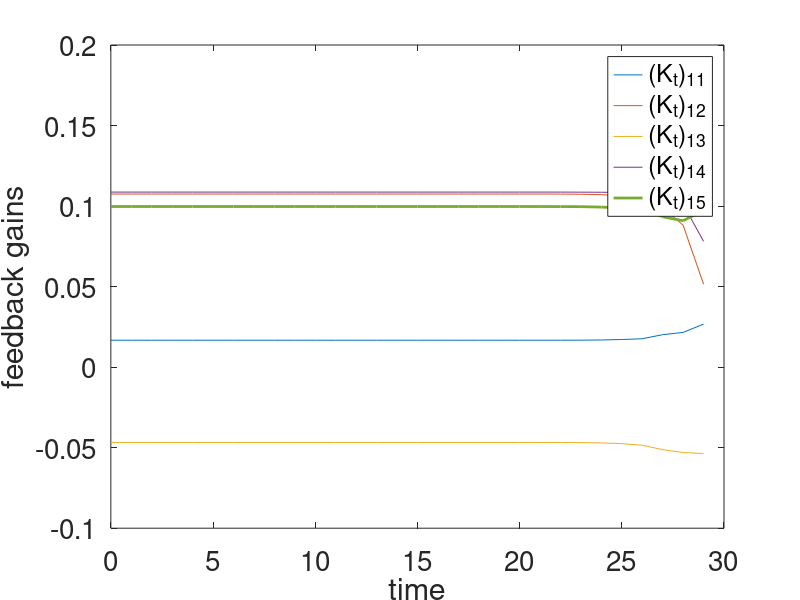
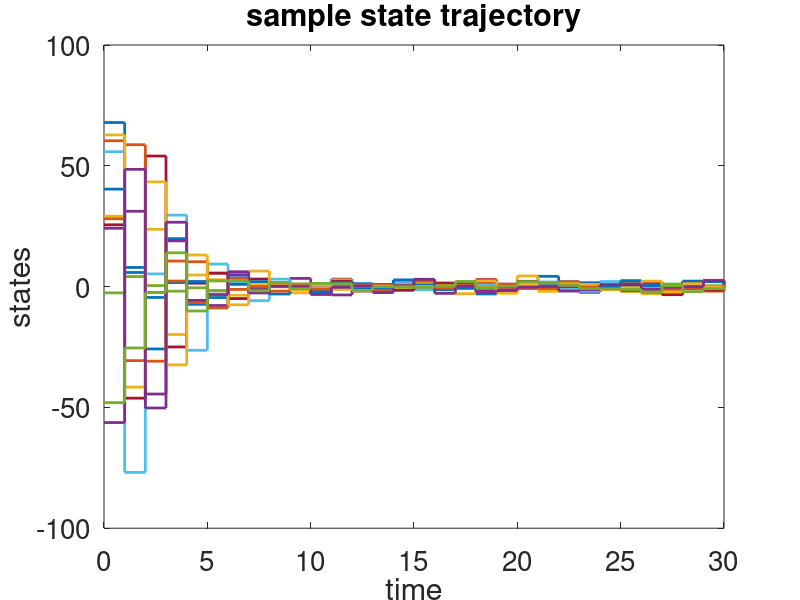
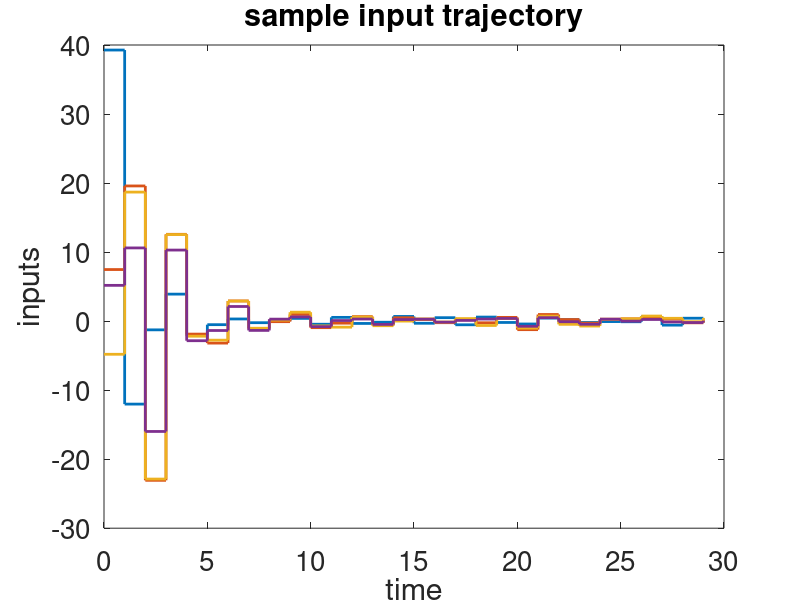
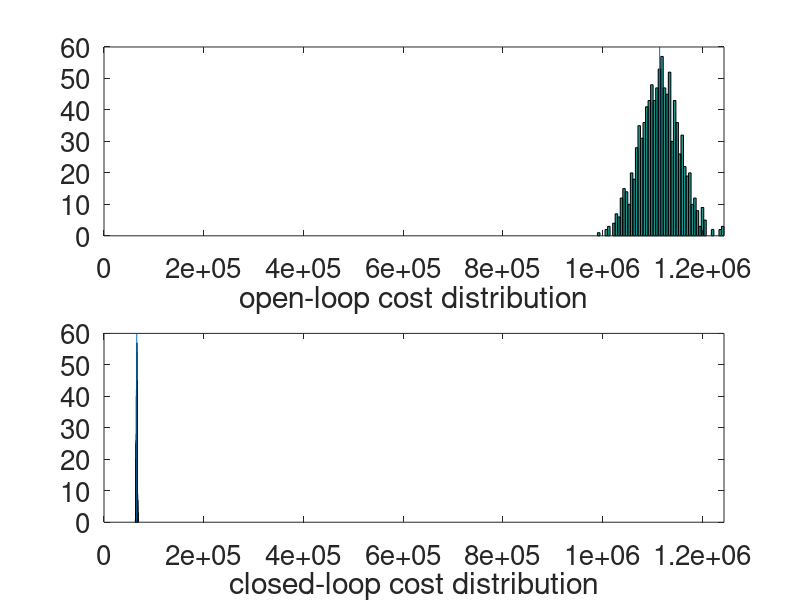

Source code (MATLAB) for these figures, in order:
% stochastic optimal control examples
close all;

% problem data
n = 12;
m = 4;
T = 30;

x0 = 40*randn(n,1);

A = randn(n,n); 
A = A/(0.+max(abs(eig(A))));
B = randn(n,m);

Q = 1*eye(n);
QT = 1*eye(n);
R = 1*eye(m);

W = 0.1*eye(n);

%% optimal closed-loop feedback policy
P = zeros(n,n,T+1);
r = zeros(1,T+1);
K = zeros(m,n,T);

tic;

P(:,:,T+1) = QT;

for i=T:-1:1
    P(:,:,i) = Q + A'*(P(:,:,i+1) - P(:,:,i+1)*B*inv(B'*P(:,:,i+1)*B + R)*B'*P(:,:,i+1))*A;
    r(i) = r(i+1) + trace(P(:,:,i+1)*W);
    K(:,:,i) = -inv(B'*P(:,:,i+1)*B + R)*B'*P(:,:,i+1)*A;
end

toc;

%% optimal open-loop control sequence
G = zeros(n*T,n);
% H = zeros(n*T,m*T);
H = eye(n*T);
BB = kron(eye(T),B*R^(-0.5));

for i=1:T
    G((i-1)*n+1:n*i,:) = Q^(0.5)*A^i;
end

for i=1:T
    for j=1:T
        if i > j
            H((i-1)*n+1:n*i,(j-1)*n+1:n*j) = Q^(0.5)*A^(i-j);
        end
    end
end

HH = H*BB;

ustar = -(eye(T*m) + HH'*HH)\HH'*G*x0;

%%
plot(0:T-1,reshape(K(1,1,:),T,1), 0:T-1, reshape(K(1,2,:),T,1), 0:T-1, reshape(K(1,3,:),T,1), 0:T-1, reshape(K(1,4,:),T,1), 0:T-1, reshape(K(1,5,:),T,1),'LineWidth',2)
xlabel('time');
ylabel('feedback gains');
legend('(K_t)_{11}', '(K_t)_{12}', '(K_t)_{13}', '(K_t)_{14}', '(K_t)_{15}')
set(gca, 'fontsize', 20);

% simulate without noise
x = zeros(n,T+1);
u = zeros(m,T);
J = zeros(T+1,1);
J(i) = x0'*x0;
x(:,1) = x0;

for i=2:T+1
    u(:,i-1) = K(:,:,i-1)*x(:,i-1);
    x(:,i) = (A + B*K(:,:,i-1))*x(:,i-1);
    J(i) = x(:,i)'*x(:,i) + u(:,i-1)'*u(:,i-1);
end

% cost of open loop policy on deterministic system
Jstar = sum(J);
x0'*P(:,:,1)*x0; % should be same as Jstar


% Monte Carlo simulation with Ns noise sequence samples
Ns = 1000;
xstoch = zeros(n,T+1,Ns);
ustoch = zeros(m,T,Ns);
Jstoch = zeros(T+1,Ns);
Jstoch(1,:) = x0'*x0;
w = randn(n,T,Ns);

for i=1:Ns
    xstoch(:,1,i) = x0;
    for j=2:T+1
        ustoch(:,j-1,i) = K(:,:,j-1)*xstoch(:,j-1,i);
        xstoch(:,j,i) = (A + B*K(:,:,j-1))*xstoch(:,j-1,i) + w(:,j-1,i);
        Jstoch(j,i) = xstoch(:,j,i)'*xstoch(:,j,i) + ustoch(:,j-1,i)'*ustoch(:,j-1,i);
    end
end

% plot sample trajectory
figure;
stairs(0:T,xstoch(:,:,1)','LineWidth',2)
set(gca, 'fontsize', 20);
xlabel('time');
ylabel('states');
title('sample state trajectory');

figure;
stairs(0:T-1,ustoch(:,:,1)','LineWidth',2)
set(gca, 'fontsize', 20);
xlabel('time');
ylabel('inputs');
title('sample input trajectory');


% cost of closed-loop policy
Jstarstoch_MC = mean(sum(Jstoch));
Jstarstoch = x0'*P(:,:,1)*x0;
for i=2:T+1
    Jstarstoch = Jstarstoch + trace(P(:,:,i));
end

[Jstarstoch, Jstarstoch_MC];
Jstar_cl = Jstarstoch_MC

%% cost of open loop policy on stochastic system
xol = zeros(n,T+1,Ns);
uol = zeros(m,T,Ns);
Jol = zeros(T+1,Ns);
Jol(1,:) = x0'*x0;

for i=1:Ns
    xol(:,1,i) = x0;
    for j=2:T+1
        uol(:,j-1,i) = ustar(j-1);
        xol(:,j,i) = A*xol(:,j-1,i) + B*uol(:,j-1,i) + w(:,j-1,i);
        Jol(j,i) = xol(:,j,i)'*xol(:,j,i) + uol(:,j-1,i)'*uol(:,j-1,i);
    end
end

Jstar_ol = mean(sum(Jol))

% plotting cost distributions
figure;
subplot(2,1,1); hist(sum(Jol),50); 
line([Jstar_ol Jstar_ol], ylim); 
xlim([0,max(sum(Jol))]); 
xlabel('open-loop cost distribution');
set(gca, 'fontsize', 20);

subplot(2,1,2); hist(sum(Jstoch),50); 
line([Jstar_cl Jstar_cl], ylim); 
xlim([0,max(sum(Jol))]); 
xlabel('closed-loop cost distribution');
set(gca, 'fontsize', 20);
